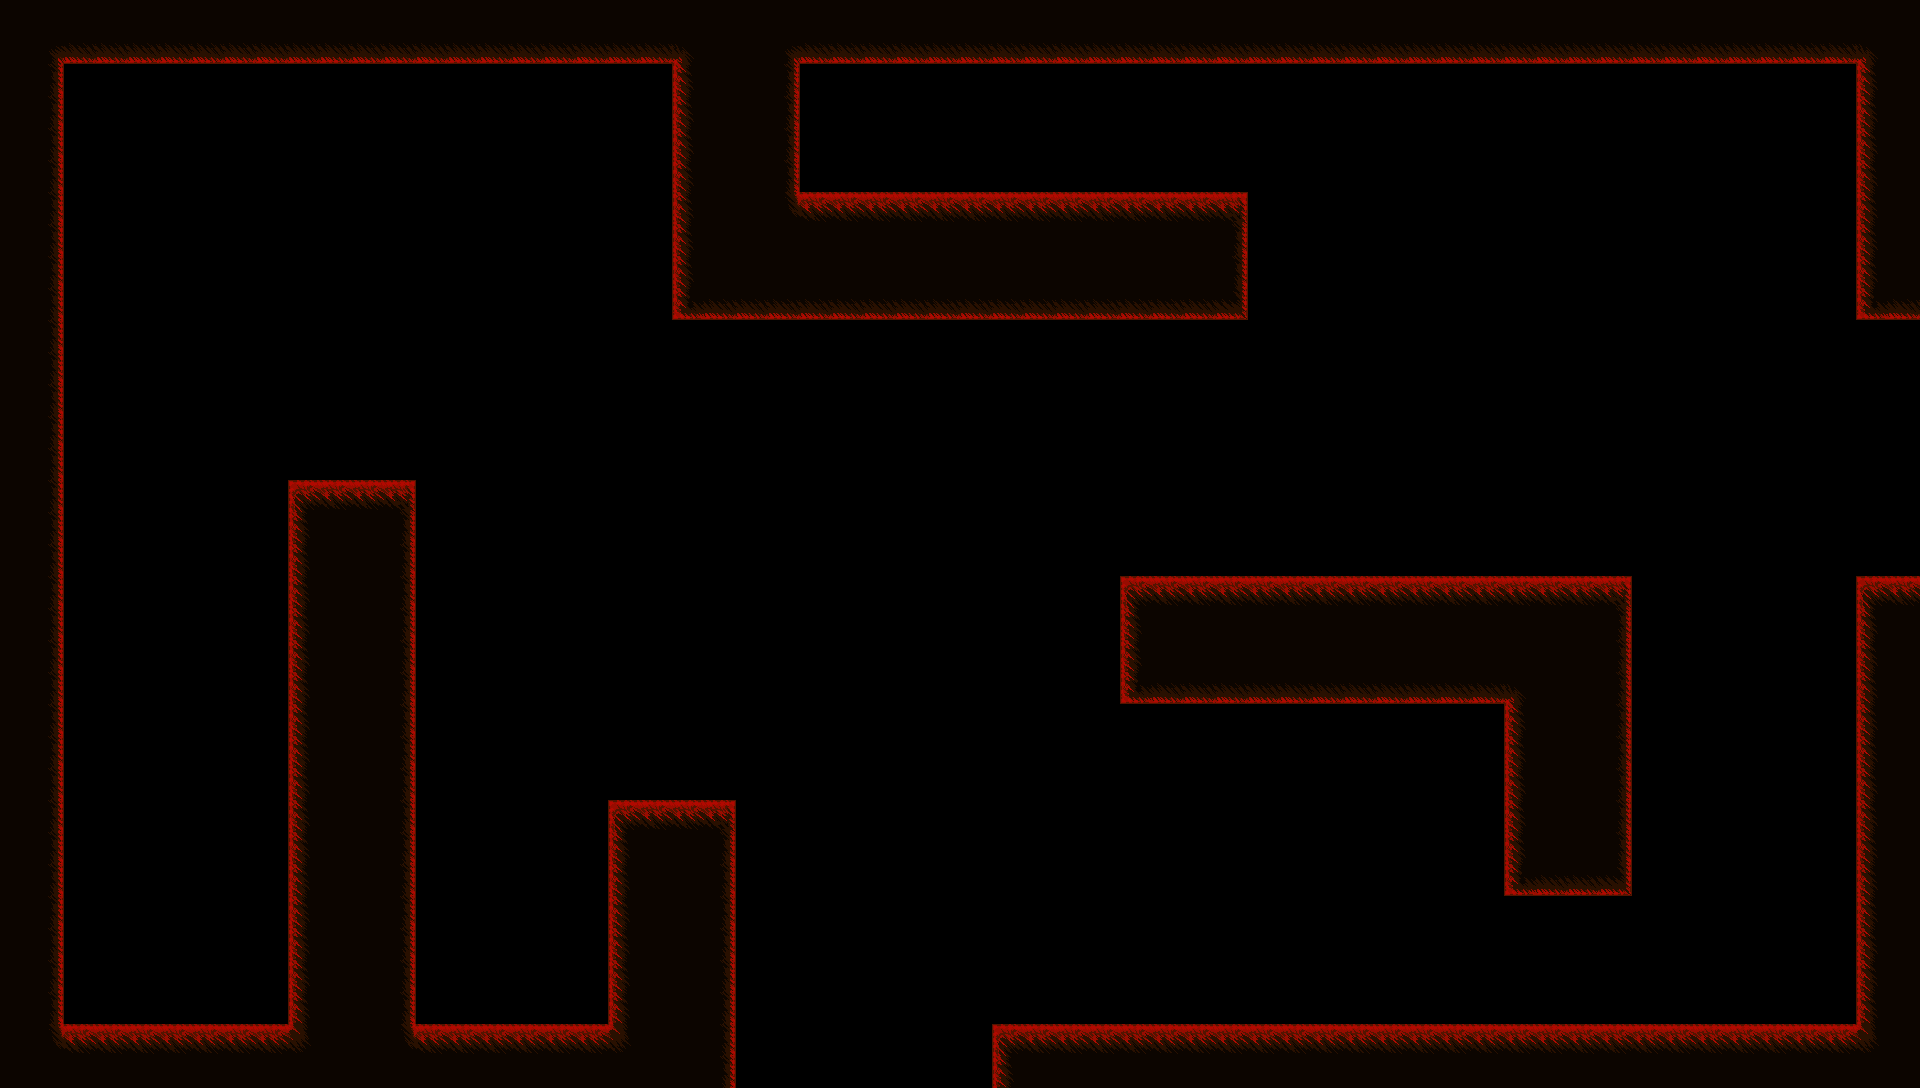

Rendered tile map (Tiled .tmx) drawn with the repository's tilesets; below, a short description and the full map source, tile grids included:
An orthogonal 60x34 tile map with 32x32 px tiles, 1 tile layer (walls).

<map version="1.10" tiledversion="1.10.1" orientation="orthogonal" renderorder="right-down" width="60" height="34" tilewidth="32" tileheight="32" infinite="0" nextlayerid="2" nextobjectid="1">
 <tileset firstgid="1" source="walls.tsx" />
 <layer id="1" name="walls" width="60" height="34">
  <data encoding="csv">
11,11,11,11,11,11,11,11,11,11,11,11,11,11,11,11,11,11,11,11,11,11,11,11,11,11,11,11,11,11,11,11,11,11,11,11,11,11,11,11,11,11,11,11,11,11,11,11,11,11,11,11,11,11,11,11,11,11,11,11,
11,30,20,20,20,20,20,20,20,20,20,20,20,20,20,20,20,20,20,20,20,39,11,11,30,20,20,20,20,20,20,20,20,20,20,20,20,20,20,20,20,20,20,20,20,20,20,20,20,20,20,20,20,20,20,20,20,20,39,11,
11,12,0,0,0,0,0,0,0,0,0,0,0,0,0,0,0,0,0,0,0,10,11,11,12,0,0,0,0,0,0,0,0,0,0,0,0,0,0,0,0,0,0,0,0,0,0,0,0,0,0,0,0,0,0,0,0,0,10,11,
11,12,0,0,0,0,0,0,0,0,0,0,0,0,0,0,0,0,0,0,0,10,11,11,12,0,0,0,0,0,0,0,0,0,0,0,0,0,0,0,0,0,0,0,0,0,0,0,0,0,0,0,0,0,0,0,0,0,10,11,
11,12,0,0,0,0,0,0,0,0,0,0,0,0,0,0,0,0,0,0,0,10,11,11,12,0,0,0,0,0,0,0,0,0,0,0,0,0,0,0,0,0,0,0,0,0,0,0,0,0,0,0,0,0,0,0,0,0,10,11,
11,12,0,0,0,0,0,0,0,0,0,0,0,0,0,0,0,0,0,0,0,10,11,11,12,0,0,0,0,0,0,0,0,0,0,0,0,0,0,0,0,0,0,0,0,0,0,0,0,0,0,0,0,0,0,0,0,0,10,11,
11,12,0,0,0,0,0,0,0,0,0,0,0,0,0,0,0,0,0,0,0,10,11,11,37,2,2,2,2,2,2,2,2,2,2,2,2,2,3,0,0,0,0,0,0,0,0,0,0,0,0,0,0,0,0,0,0,0,10,11,
11,12,0,0,0,0,0,0,0,0,0,0,0,0,0,0,0,0,0,0,0,10,11,11,11,11,11,11,11,11,11,11,11,11,11,11,11,11,12,0,0,0,0,0,0,0,0,0,0,0,0,0,0,0,0,0,0,0,10,11,
11,12,0,0,0,0,0,0,0,0,0,0,0,0,0,0,0,0,0,0,0,10,11,11,11,11,11,11,11,11,11,11,11,11,11,11,11,11,12,0,0,0,0,0,0,0,0,0,0,0,0,0,0,0,0,0,0,0,10,11,
11,12,0,0,0,0,0,0,0,0,0,0,0,0,0,0,0,0,0,0,0,19,20,20,20,20,20,20,20,20,20,20,20,20,20,20,20,20,21,0,0,0,0,0,0,0,0,0,0,0,0,0,0,0,0,0,0,0,19,20,
11,12,0,0,0,0,0,0,0,0,0,0,0,0,0,0,0,0,0,0,0,0,0,0,0,0,0,0,0,0,0,0,0,0,0,0,0,0,0,0,0,0,0,0,0,0,0,0,0,0,0,0,0,0,0,0,0,0,0,0,
11,12,0,0,0,0,0,0,0,0,0,0,0,0,0,0,0,0,0,0,0,0,0,0,0,0,0,0,0,0,0,0,0,0,0,0,0,0,0,0,0,0,0,0,0,0,0,0,0,0,0,0,0,0,0,0,0,0,0,0,
11,12,0,0,0,0,0,0,0,0,0,0,0,0,0,0,0,0,0,0,0,0,0,0,0,0,0,0,0,0,0,0,0,0,0,0,0,0,0,0,0,0,0,0,0,0,0,0,0,0,0,0,0,0,0,0,0,0,0,0,
11,12,0,0,0,0,0,0,0,0,0,0,0,0,0,0,0,0,0,0,0,0,0,0,0,0,0,0,0,0,0,0,0,0,0,0,0,0,0,0,0,0,0,0,0,0,0,0,0,0,0,0,0,0,0,0,0,0,0,0,
11,12,0,0,0,0,0,0,0,0,0,0,0,0,0,0,0,0,0,0,0,0,0,0,0,0,0,0,0,0,0,0,0,0,0,0,0,0,0,0,0,0,0,0,0,0,0,0,0,0,0,0,0,0,0,0,0,0,0,0,
11,12,0,0,0,0,0,0,0,1,2,2,3,0,0,0,0,0,0,0,0,0,0,0,0,0,0,0,0,0,0,0,0,0,0,0,0,0,0,0,0,0,0,0,0,0,0,0,0,0,0,0,0,0,0,0,0,0,0,0,
11,12,0,0,0,0,0,0,0,10,11,11,12,0,0,0,0,0,0,0,0,0,0,0,0,0,0,0,0,0,0,0,0,0,0,0,0,0,0,0,0,0,0,0,0,0,0,0,0,0,0,0,0,0,0,0,0,0,0,0,
11,12,0,0,0,0,0,0,0,10,11,11,12,0,0,0,0,0,0,0,0,0,0,0,0,0,0,0,0,0,0,0,0,0,0,0,0,0,0,0,0,0,0,0,0,0,0,0,0,0,0,0,0,0,0,0,0,0,0,0,
11,12,0,0,0,0,0,0,0,10,11,11,12,0,0,0,0,0,0,0,0,0,0,0,0,0,0,0,0,0,0,0,0,0,0,1,2,2,2,2,2,2,2,2,2,2,2,2,2,2,3,0,0,0,0,0,0,0,1,2,
11,12,0,0,0,0,0,0,0,10,11,11,12,0,0,0,0,0,0,0,0,0,0,0,0,0,0,0,0,0,0,0,0,0,0,10,11,11,11,11,11,11,11,11,11,11,11,11,11,11,12,0,0,0,0,0,0,0,10,11,
11,12,0,0,0,0,0,0,0,10,11,11,12,0,0,0,0,0,0,0,0,0,0,0,0,0,0,0,0,0,0,0,0,0,0,10,11,11,11,11,11,11,11,11,11,11,11,11,11,11,12,0,0,0,0,0,0,0,10,11,
11,12,0,0,0,0,0,0,0,10,11,11,12,0,0,0,0,0,0,0,0,0,0,0,0,0,0,0,0,0,0,0,0,0,0,19,20,20,20,20,20,20,20,20,20,20,20,39,11,11,12,0,0,0,0,0,0,0,10,11,
11,12,0,0,0,0,0,0,0,10,11,11,12,0,0,0,0,0,0,0,0,0,0,0,0,0,0,0,0,0,0,0,0,0,0,0,0,0,0,0,0,0,0,0,0,0,0,10,11,11,12,0,0,0,0,0,0,0,10,11,
11,12,0,0,0,0,0,0,0,10,11,11,12,0,0,0,0,0,0,0,0,0,0,0,0,0,0,0,0,0,0,0,0,0,0,0,0,0,0,0,0,0,0,0,0,0,0,10,11,11,12,0,0,0,0,0,0,0,10,11,
11,12,0,0,0,0,0,0,0,10,11,11,12,0,0,0,0,0,0,0,0,0,0,0,0,0,0,0,0,0,0,0,0,0,0,0,0,0,0,0,0,0,0,0,0,0,0,10,11,11,12,0,0,0,0,0,0,0,10,11,
11,12,0,0,0,0,0,0,0,10,11,11,12,0,0,0,0,0,0,1,2,2,3,0,0,0,0,0,0,0,0,0,0,0,0,0,0,0,0,0,0,0,0,0,0,0,0,10,11,11,12,0,0,0,0,0,0,0,10,11,
11,12,0,0,0,0,0,0,0,10,11,11,12,0,0,0,0,0,0,10,11,11,12,0,0,0,0,0,0,0,0,0,0,0,0,0,0,0,0,0,0,0,0,0,0,0,0,10,11,11,12,0,0,0,0,0,0,0,10,11,
11,12,0,0,0,0,0,0,0,10,11,11,12,0,0,0,0,0,0,10,11,11,12,0,0,0,0,0,0,0,0,0,0,0,0,0,0,0,0,0,0,0,0,0,0,0,0,19,20,20,21,0,0,0,0,0,0,0,10,11,
11,12,0,0,0,0,0,0,0,10,11,11,12,0,0,0,0,0,0,10,11,11,12,0,0,0,0,0,0,0,0,0,0,0,0,0,0,0,0,0,0,0,0,0,0,0,0,0,0,0,0,0,0,0,0,0,0,0,10,11,
11,12,0,0,0,0,0,0,0,10,11,11,12,0,0,0,0,0,0,10,11,11,12,0,0,0,0,0,0,0,0,0,0,0,0,0,0,0,0,0,0,0,0,0,0,0,0,0,0,0,0,0,0,0,0,0,0,0,10,11,
11,12,0,0,0,0,0,0,0,10,11,11,12,0,0,0,0,0,0,10,11,11,12,0,0,0,0,0,0,0,0,0,0,0,0,0,0,0,0,0,0,0,0,0,0,0,0,0,0,0,0,0,0,0,0,0,0,0,10,11,
11,12,0,0,0,0,0,0,0,10,11,11,12,0,0,0,0,0,0,10,11,11,12,0,0,0,0,0,0,0,0,0,0,0,0,0,0,0,0,0,0,0,0,0,0,0,0,0,0,0,0,0,0,0,0,0,0,0,10,11,
11,37,2,2,2,2,2,2,2,38,11,11,37,2,2,2,2,2,2,38,11,11,12,0,0,0,0,0,0,0,0,1,2,2,2,2,2,2,2,2,2,2,2,2,2,2,2,2,2,2,2,2,2,2,2,2,2,2,38,11,
11,11,11,11,11,11,11,11,11,11,11,11,11,11,11,11,11,11,11,11,11,11,12,0,0,0,0,0,0,0,0,10,11,11,11,11,11,11,11,11,11,11,11,11,11,11,11,11,11,11,11,11,11,11,11,11,11,11,11,11
</data>
 </layer>
</map>
